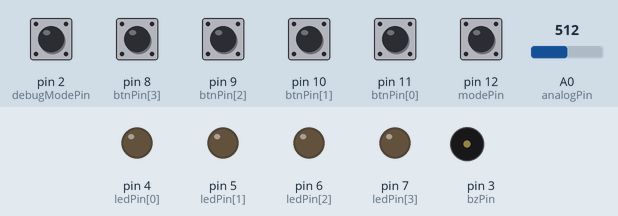
A sketch run on a simulated Arduino Uno, built with avr-gcc and run on an emulated ATmega328P. On the bench: output pins drawn as LEDs (lit = HIGH), buzzer (waves = sounding). Dashed ring = blinking. The inputs (shaded band) are chosen by the test bench; at power-on: pin 2 (debugModePin), pin 8 (btnPin[3]), pin 9 (btnPin[2]), pin 10 (btnPin[1]), pin 11 (btnPin[0]), pin 12 (modePin) HIGH, A0 (analogPin) = 512.

Above: at 1.4 s.
1.5 s: pin 12 (modePin) pulled LOW for 0.15 s
At 3.32 s:
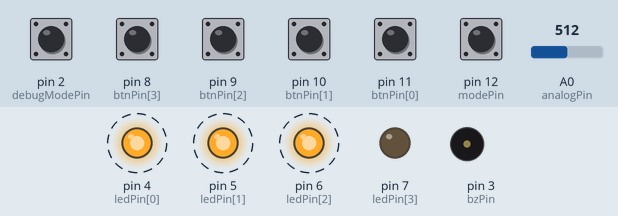
4.5 s: A0 (analogPin) set to 6
7.5 s: A0 (analogPin) set to 94
10.5 s: A0 (analogPin) set to 110
At 10.68 s:
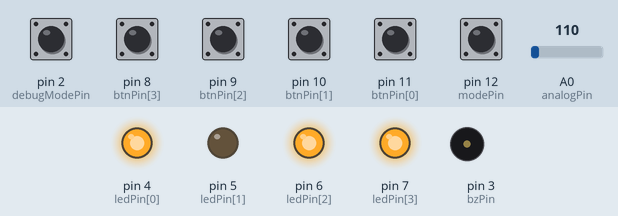
13.5 s: pin 2 (debugModePin) pulled LOW for 0.15 s
At 14.27 s:
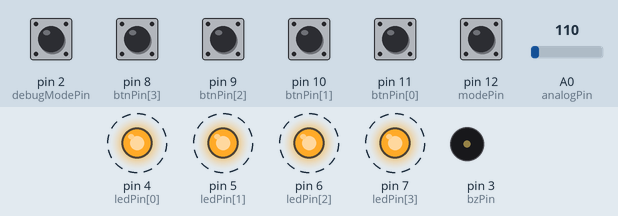
16.5 s: pin 2 (debugModePin) pulled LOW for 1 s
At 16.9 s:
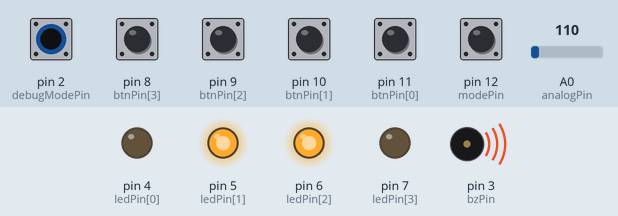
Timing chart, 0 to 20.5 s (numbered marks = the images above; inputs shaded):
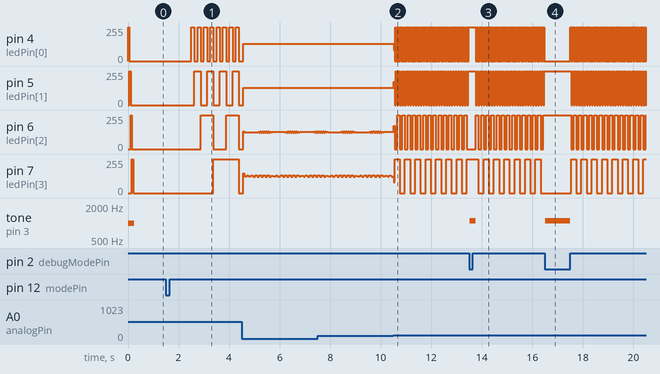

The sketch:

sketch_apr05a.ino
```cpp
int btnLen = 4;
int debugModePin= 2;
int btnPin[4] = {11,10,9,8};
int ledPin[4] = {4,5,6,7};
int modePin = 12, analogPin = A0, bzPin = 3;
int musicNote[16];
int toneCount = 0;
int timeCounter = 0;
#define Do  523
#define Re  587
#define Mi  659
#define Fa  698
#define So  784
#define La  880
#define Si  988
int melody[7] = {Do, Re, Mi, Fa, So, La, Si};
const int toneTable[7][5]={
    { 66, 131, 262, 523, 1046},  // C Do
    { 74, 147, 294, 587, 1175},  // D Re
    { 83, 165, 330, 659, 1318},  // E Mi
    { 88, 175, 349, 698, 1397},  // F Fa
    { 98, 196, 392, 784, 1568},  // G So
    {110, 220, 440, 880, 1760},  // A La
    {124, 247, 494, 988, 1976}   // B Si
};
boolean mode = true;
boolean wait = false;
int counter = 0;
void setup() {
  pinMode(bzPin, OUTPUT);
  pinMode(modePin, INPUT_PULLUP);
  pinMode(debugModePin, INPUT_PULLUP);
  for(int i=0;i<btnLen;i++)
    pinMode(btnPin[i], INPUT_PULLUP);
  for(int i=0;i<btnLen;i++)
    pinMode(ledPin[i], OUTPUT);
  tone(bzPin, 1000);
  for(int i=1;i<=16;i*=2){
    setLED(i);
    delay(50);
  }
  noTone(bzPin);
}

void loop(){
  Serial.println(digitalRead(debugModePin));
  if(digitalRead(modePin)==0){
    mode = mode?false:true;
    counter = 0;
    setLED(counter);
    delay(1000);
  }
  mode?createNote():(digitalRead(debugModePin)==1?playMusic():debugMode());
}

void createNote(){
  boolean releaseWait = true;
  int note = -1;
  for(int i=0;i<4;i++){
    if(digitalRead(btnPin[i])==0){
      if(!wait){
        tone(bzPin, melody[i]);
        note = i;
        wait = true;
        musicNote[counter] = i+1;
        toneCount = 0;
        counter = (counter+1)%16;
        setLED(counter);
      }
      releaseWait = false;
    }
  }
  Serial.print("["+String(musicNote[0]));
  for(int i=1;i<16;i++)
    Serial.print(", "+String(musicNote[i]));
  Serial.println("]");
//  Serial.println("status: "+String(wait?1:0)+", note:"+String(note)+", realse: "+(releaseWait?"O":"X"));
  if(releaseWait){
    wait = false;
    timeCounter = 0;
    noTone(bzPin);
  }else{
    timeCounter++;
    Serial.println(timeCounter);
    if(timeCounter==50){
      for(int i=0;i<16;i++)
        musicNote[i] = 0;
      counter = 0;
      setLED(counter);
      noTone(bzPin);
    }else if(timeCounter==15){
      counter--;
      setLED(counter);
      musicNote[counter] = 0;
      delay(50);
      counter++;
      setLED(counter);
    }
  }
  delay(50);
}

void setLED(int c){
  for(int i=0;i<4;i++){
    digitalWrite(ledPin[i], c%2==1);
    c/=2;
  }
}

void playMusic(){
  int delayTime = 50*(analogRead(analogPin)/100);
//  analogWrite(bzPin, delayTime);
//  int t = 1000*musicNote[toneCount];
  int tofn = musicNote[toneCount];
  int t = melody[tofn];
  if(tofn!=0){
    tone(bzPin, melody[musicNote[toneCount]-1]);
    delay(delayTime/2);
    noTone(bzPin);
  }
  toneCount = (toneCount+1)%16;
  setLED(toneCount);
  Serial.print(delayTime);
  Serial.println(", playing sound...");
  delay(delayTime/2);
//  analogWrite(bzPin, 0);
}

void debugMode(){
//  for(int i=0;i<100;i/++){
    Serial.println(String(digitalRead(modePin))+", "+String(analogRead(analogPin)));
    if(digitalRead(modePin)==1){
      tone(bzPin, analogRead(analogPin)*10);
      delay(250);
      noTone(bzPin);
    }
//  }/
//  for(int i=0;i<7;i++)
//    for(int j=0;j<5;j++){
//      tone(bzPin, toneTable[i][j]);
//      if(digitalRead(debugModePin)==0)
//        delay(100);
//      Serial.println(String(i)+","+String(j)+","+String(toneTable[i][j]));
//    }
//  noTone(bzPin);
}
```

Measured:
- after the input at 1.5 s, pin 4 (ledPin[0]): alternates 255/255 for 0.13 s and 0/255 for 0.13 s, starting after 1.0 s; pin 5 (ledPin[1]): alternates 255/255 for 0.25 s and 0/255 for 0.25 s, starting after 1.1 s
- after the input at 10.5 s, pin 4 (ledPin[0]): 128/255 → 80/255 at once, then repeats every 0.05 s: 0/255 0.02 s, 255/255 0.03 s; pin 5 (ledPin[1]): 129/255 → 175/255 at once, then repeats every 0.10 s: 0/255 0.05 s, 255/255 0.05 s
- after the input at 13.5 s, tone on pin 3 (bzPin): silent → 1100 Hz at once, → silent 0.25 s later
- after the input at 16.5 s, tone on pin 3 (bzPin): silent → 1100 Hz at once, → silent 1.0 s later
